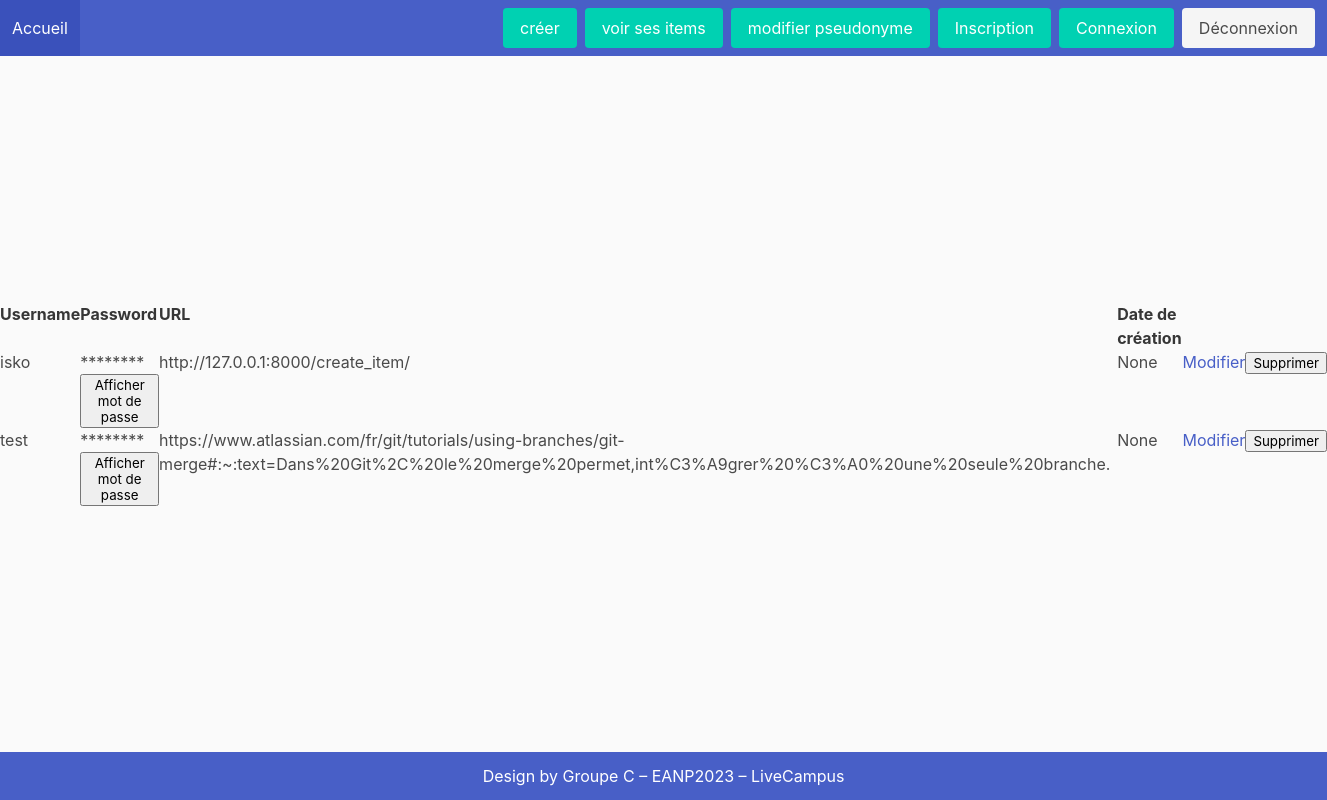
The app's page /item_list/ (signed in) with its own data.
### projet_groupe_c/models.py (models this page shows)
class Item(models.Model):
    username = models.CharField(max_length=100)
    password = models.CharField(max_length=100)
    url = models.URLField()
    creation_date = models.DateField()
    user = models.ForeignKey(User, on_delete=models.CASCADE)
    password_score = models.IntegerField(default=0)

### projet_groupe_c/views.py (the view)
# urls.py: path("item_list/", item_list, name="item_list"),
def item_list(request):
    items = Item.objects.filter(user=request.user)
    logger.info(f"Accès à la vue item_list par l'utilisateur {request.user.username}")
    return render(request, "item_list.html", {"items": items})

### templates/item_list.html (shortened to what this page needs)
{% extends 'index.html' %}
{% block main_content %}
<!DOCTYPE html>
<html>
<head>
</head>
<body>
    <table>
        <thead>
            <tr>
                <th>Username</th>
                <th>Password</th>
                <th>URL</th>
                <th>Date de création</th>
            </tr>
        </thead>
        <tbody>
            {% for item in items %}
            <tr>
                <td>{{ item.username }}</td>
                <td>
                    <span id="password-{{ item.id }}">********</span>
                    <button onclick="getPassword('{{ item.id }}')">Afficher mot de passe</button>
                </td>
                <td>{{ item.url }}</td>
                <td>{{ item.creation_date }}</td>
                <td>
                    <a href="{% url 'edit_item' item.id %}">Modifier</a>
                </td>
                <td>
                    <form method="post" action="{% url 'delete_item' item.id %}">
                        <button type="submit" onclick="return confirmDelete()">Supprimer</button>
                    </form>
                </td>
            </tr>
            {% endfor %}
        </tbody>
    </table>
</body>
</html>
{% endblock %}

### records on screen
Item: username "isko", url "http://127.0.0.1:8000/create_item/", creation_date "None"
Item: username "test", url "https://www.atlassian.com/fr/git/tutorials/using-branches/git-merge#:~:text=Dans%20Git%2C%20le%20merge%20permet,int%C3%A9grer%20%C3%A0%20une%20seule%20branche.", creation_date "None"
